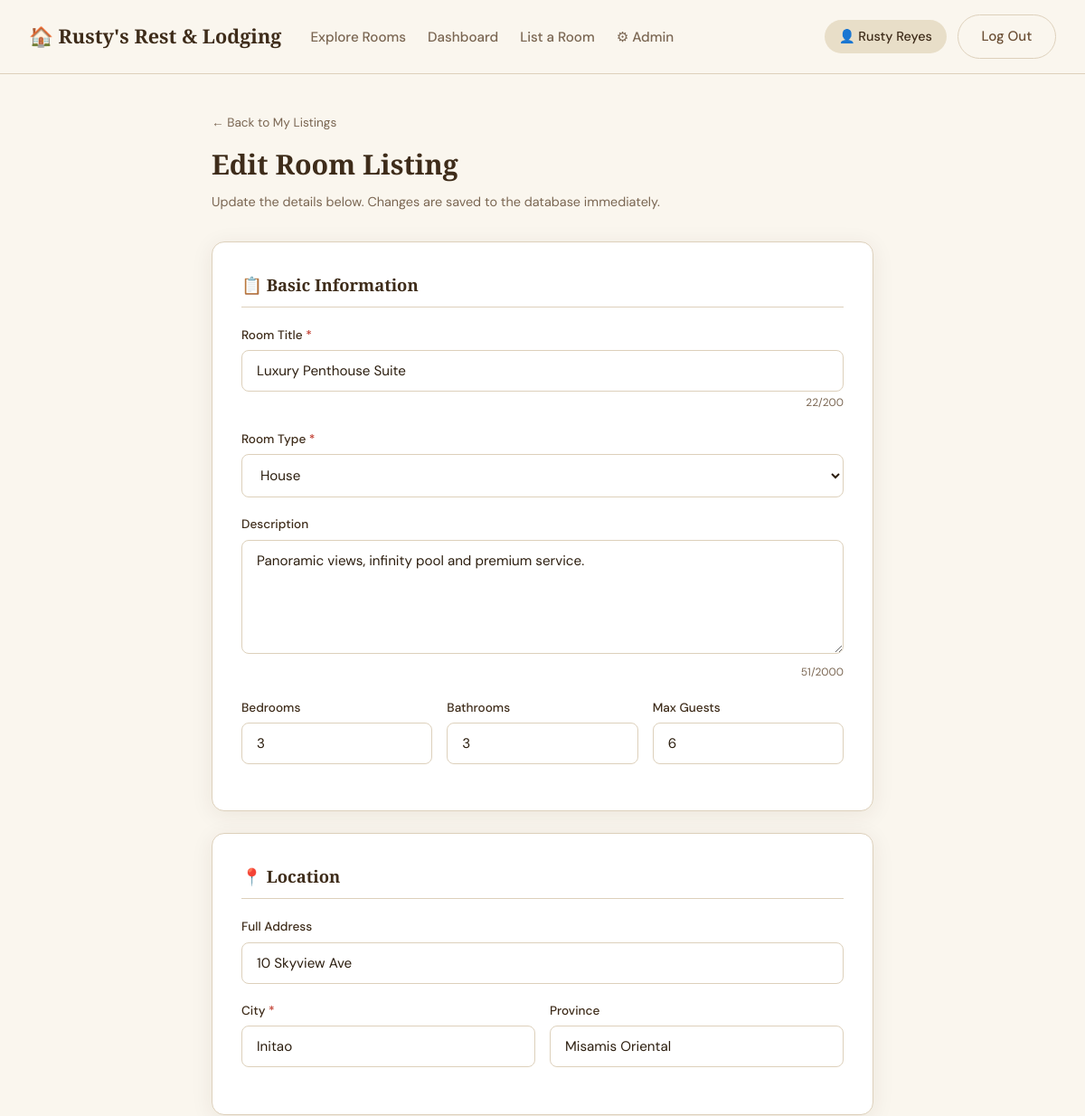
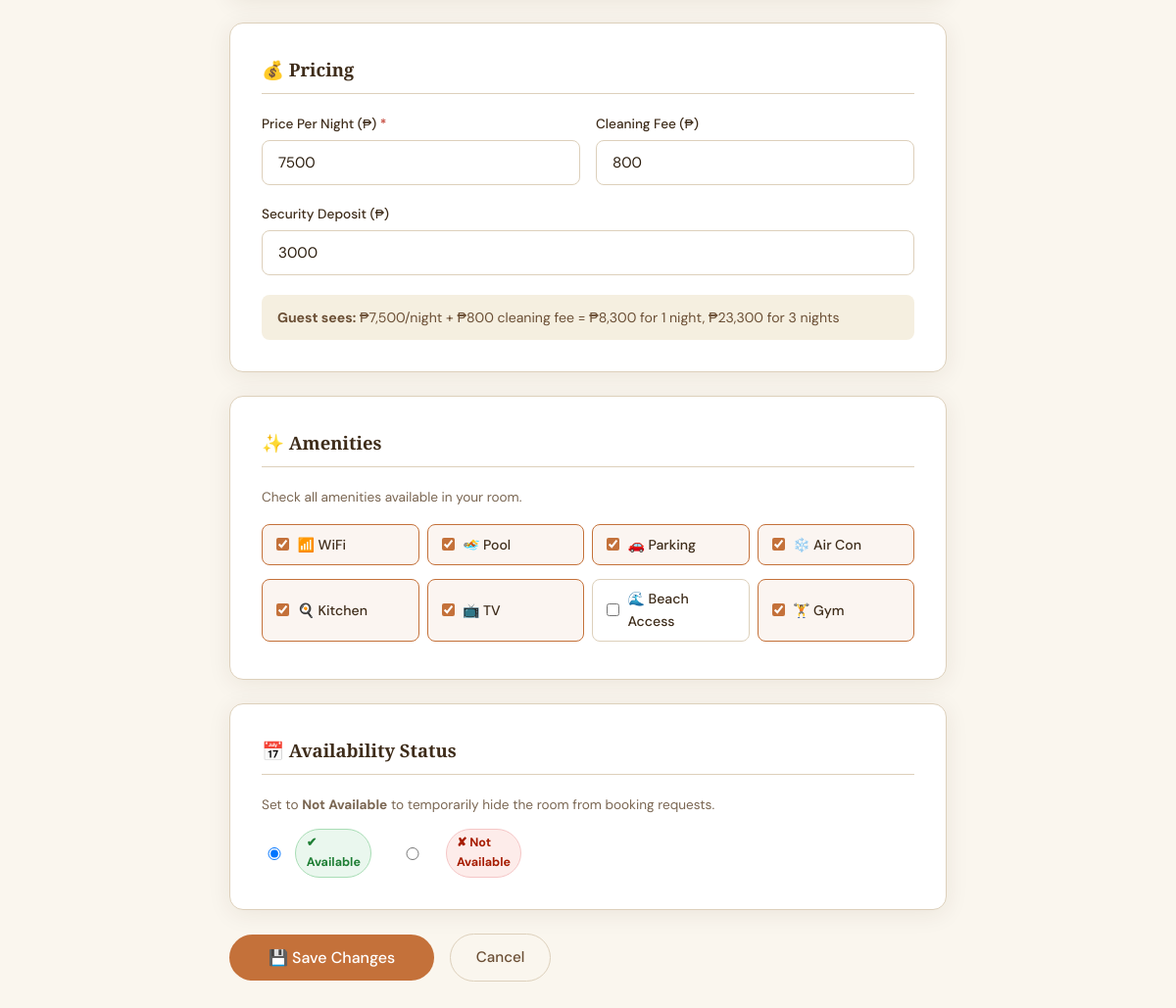
Page /edit-listing.php?id=5 (signed in) on the committed database (2 pictures, top to bottom).
### tables this page shows
CREATE TABLE IF NOT EXISTS listings (
  id                INT UNSIGNED   AUTO_INCREMENT PRIMARY KEY,
  host_id           INT UNSIGNED   NOT NULL,
  title             VARCHAR(200)   NOT NULL,
  type              VARCHAR(50)    NOT NULL,
  description       TEXT           DEFAULT NULL,
  address           VARCHAR(255)   DEFAULT NULL,
  city              VARCHAR(100)   NOT NULL,
  province          VARCHAR(100)   DEFAULT NULL,
  bedrooms          TINYINT UNSIGNED NOT NULL DEFAULT 1,
  bathrooms         TINYINT UNSIGNED NOT NULL DEFAULT 1,
  max_guests        TINYINT UNSIGNED NOT NULL DEFAULT 2,
  price_per_night   DECIMAL(10,2)  NOT NULL,
  cleaning_fee      DECIMAL(10,2)  NOT NULL DEFAULT 0.00,
  security_deposit  DECIMAL(10,2)  NOT NULL DEFAULT 0.00,
  amenities         JSON           DEFAULT NULL,
  cover_photo       VARCHAR(255)   DEFAULT NULL,
  rating            DECIMAL(3,2)   NOT NULL DEFAULT 0.00,
  review_count      INT UNSIGNED   NOT NULL DEFAULT 0,
  available         TINYINT(1)     NOT NULL DEFAULT 1,
  created_at        DATETIME NOT NULL DEFAULT CURRENT_TIMESTAMP,
  updated_at        DATETIME NOT NULL DEFAULT CURRENT_TIMESTAMP ON UPDATE CURRENT_TIMESTAMP,
  CONSTRAINT fk_listing_host FOREIGN KEY (host_id) REFERENCES users(id) ON DELETE CASCADE
);

### edit-listing.php (the view, shortened to what this page needs)
<?php
$listingId = cleanInt($_GET['id'] ?? 0);
try {
    $db   = getDB();
    $stmt = $db->prepare("
        SELECT * FROM listings WHERE id = ? LIMIT 1
    ");
    $stmt->execute([$listingId]);
    $listing = $stmt->fetch();
} catch (PDOException $e) {
    header('Location: dashboard.php?tab=listings');
    exit;
}
$currentAmenities = json_decode($listing['amenities'] ?? '[]', true) ?: [];
$jsonData  = json_decode(file_get_contents(__DIR__ . '/data.json'), true);
$allTypes  = $jsonData['property_types'] ?? [];
$allAmen   = $jsonData['amenities']      ?? [];
?>
<!DOCTYPE html>
<html lang="en">
<head>
  <link rel="stylesheet" href="style.css">
</head>
<body>
<?php include 'navbar.php'; ?>
<div class="edit-page">
  <div class="edit-header">
    <a href="dashboard.php?tab=listings"
       style="font-size:.85rem;color:var(--text-muted);display:inline-flex;align-items:center;gap:.35rem;margin-bottom:.75rem">
      ← Back to My Listings
    </a>
    <h1>Edit Room Listing</h1>
    <p>Update the details below. Changes are saved to the database immediately.</p>
  </div>
  <div class="edit-card">
    <h2>📋 Basic Information</h2>
    <div class="form-group">
      <label>Room Title <span style="color:#c0392b">*</span></label>
      <input type="text" id="e-title" maxlength="200"
             value="<?= htmlspecialchars($listing['title']) ?>"
             placeholder="e.g. Cozy Beachfront Suite with Ocean View"/>
      <div class="char-count"><span id="titleCount"><?= strlen($listing['title']) ?></span>/200</div>
    </div>
    <div class="form-group">
      <label>Room Type <span style="color:#c0392b">*</span></label>
      <select id="e-type">
        <?php foreach ($allTypes as $t): ?>
          <option value="<?= htmlspecialchars($t) ?>"
                  <?= $listing['type'] === $t ? 'selected' : '' ?>>
            <?= htmlspecialchars($t) ?>
          </option>
        <?php endforeach; ?>
      </select>
    </div>
    <div class="form-group">
      <label>Description</label>
      <textarea id="e-desc" rows="5" maxlength="2000"
                placeholder="Describe your room — views, vibe, nearby attractions…"><?= htmlspecialchars($listing['description'] ?? '') ?></textarea>
      <div class="char-count"><span id="descCount"><?= strlen($listing['description'] ?? '') ?></span>/2000</div>
    </div>
    <div class="form-row-3">
      <div class="form-group">
        <label>Bedrooms</label>
        <input type="number" id="e-beds" min="1" max="20"
               value="<?= (int)$listing['bedrooms'] ?>"/>
      </div>
      <div class="form-group">
        <label>Bathrooms</label>
        <input type="number" id="e-baths" min="1" max="20"
               value="<?= (int)$listing['bathrooms'] ?>"/>
      </div>
      <div class="form-group">
        <label>Max Guests</label>
        <input type="number" id="e-guests" min="1" max="30"
               value="<?= (int)$listing['max_guests'] ?>"/>
      </div>
    </div>
  </div>
  <div class="edit-card">
    <h2>📍 Location</h2>
    <div class="form-group">
      <label>Full Address</label>
      <input type="text" id="e-address"
             value="<?= htmlspecialchars($listing['address'] ?? '') ?>"
             placeholder="e.g. 1 Shoreline Dr, Panglao, Bohol"/>
    </div>
    <div class="form-row">
      <div class="form-group">
        <label>City <span style="color:#c0392b">*</span></label>
        <input type="text" id="e-city"
               value="<?= htmlspecialchars($listing['city']) ?>"
               placeholder="e.g. Panglao"/>
      </div>
      <div class="form-group">
        <label>Province</label>
        <input type="text" id="e-province"
               value="<?= htmlspecialchars($listing['province'] ?? '') ?>"
               placeholder="e.g. Bohol"/>
      </div>
    </div>
  </div>
  <div class="edit-card">
    <h2>💰 Pricing</h2>
    <div class="form-row">
      <div class="form-group">
        <label>Price Per Night (₱) <span style="color:#c0392b">*</span></label>
        <input type="number" id="e-price" min="1" step="50"
               value="<?= (float)$listing['price_per_night'] ?>"
               placeholder="e.g. 2500"/>
      </div>
      <div class="form-group">
        <label>Cleaning Fee (₱)</label>
        <input type="number" id="e-cleaning" min="0" step="50"
               value="<?= (float)$listing['cleaning_fee'] ?>"
               placeholder="e.g. 300"/>
      </div>
    </div>
    <div class="form-group">
      <label>Security Deposit (₱)</label>
      <input type="number" id="e-deposit" min="0" step="100"
             value="<?= (float)$listing['security_deposit'] ?>"
             placeholder="e.g. 1000"/>
    </div>
    <div class="price-preview" id="pricePreview">
      <strong>Guest sees:</strong>
      ₱<span id="prev-night">0</span>/night
      + ₱<span id="prev-clean">0</span> cleaning fee
      = ₱<span id="prev-total-1">0</span> for 1 night,
        ₱<span id="prev-total-3">0</span> for 3 nights
    </div>
  </div>
  <div class="edit-card">
    <h2>✨ Amenities</h2>
    <p style="color:var(--text-muted);font-size:.85rem;margin-bottom:1rem">
      Check all amenities available in your room.
    </p>
    <div class="amenity-grid">
      <?php foreach ($allAmen as $a): ?>
        <label class="amenity-check">
          <input type="checkbox" class="e-amenity" value="<?= htmlspecialchars($a['name']) ?>"
                 <?= in_array($a['name'], $currentAmenities) ? 'checked' : '' ?>>
          <?= $a['icon'] ?> <?= htmlspecialchars($a['name']) ?>
        </label>
      <?php endforeach; ?>
    </div>
  </div>
  <div class="edit-card">
    <h2>📅 Availability Status</h2>
    <p style="color:var(--text-muted);font-size:.85rem;margin-bottom:.85rem">
      Set to <strong>Not Available</strong> to temporarily hide the room from booking requests.
    </p>
    <div class="avail-radio-wrap">
      <label class="avail-radio-opt">
        <input type="radio" name="e-available" value="1"
               <?= $listing['available'] ? 'checked' : '' ?>>
        <span class="avail-badge-inline avail-yes">✔ Available</span>
      </label>
      <label class="avail-radio-opt">
        <input type="radio" name="e-available" value="0"
               <?= !$listing['available'] ? 'checked' : '' ?>>
        <span class="avail-badge-inline avail-no">✘ Not Available</span>
      </label>
    </div>
  </div>
  <div class="section-actions">
    <button class="btn-primary" id="saveBtn" style="padding:.8rem 2.5rem;font-size:1rem">
      💾 Save Changes
    </button>
    <a href="dashboard.php?tab=listings" class="btn-ghost">Cancel</a>
  </div>
</div>
</body>
</html>

### style.css (style rules this page uses)
:root { --beige: #F5EFE0; --beige-light: #FAF6EE; --beige-dark: #E8DEC8; --cream: #FDF9F3; --brown: #6B4F35; --brown-light: #9B7558; --brown-dark: #3E2C1A; --accent: #C4713A; --accent-hover: #A85E2B; --text: #2C1E0F; --text-muted: #7A6652; --border: #DDD0BB; --white: #FFFFFF; --shadow: 0 4px 24px rgba(60,35,10,.08); --shadow-lg: 0 12px 40px rgba(60,35,10,.14); --radius: 14px; --radius-sm: 8px; --t: .2s ease; --avail-yes-bg: #eaf7ee; --avail-yes-text: #1e7e34; --avail-yes-border:#a8ddb5; --avail-no-bg: #fdecea; --avail-no-text: #a61c00; --avail-no-border:#f5c6c6; }
*,*::before,*::after { box-sizing:border-box;margin:0;padding:0 }
html { scroll-behavior:smooth }
body { font-family:'DM Sans',sans-serif;background:var(--beige-light);color:var(--text);line-height:1.6 }
h1,h2,h3,h4 { font-family:'Playfair Display',serif;color:var(--brown-dark) }
a { color:var(--accent);text-decoration:none;transition:color var(--t) }
input,select,textarea { font-family:'DM Sans',sans-serif;font-size:.95rem;width:100%; padding:.75rem 1rem;border:1.5px solid var(--border); border-radius:var(--radius-sm);background:var(--white);color:var(--text); transition:border-color var(--t),box-shadow var(--t);outline:none }
textarea { resize:vertical }
label { display:block;font-size:.85rem;font-weight:500;color:var(--brown-dark);margin-bottom:.35rem }
.btn-primary { display:inline-block;padding:.7rem 1.6rem;background:var(--accent); color:var(--white);border:none;border-radius:50px;font-weight:500; cursor:pointer;transition:background var(--t),transform var(--t),box-shadow var(--t); font-family:'DM Sans',sans-serif;font-size:.95rem }
.btn-ghost { display:inline-block;padding:.7rem 1.6rem;background:transparent; color:var(--brown);border:1.5px solid var(--border);border-radius:50px; font-weight:500;cursor:pointer;transition:all var(--t); font-family:'DM Sans',sans-serif;font-size:.95rem }
.avail-yes { background:var(--avail-yes-bg);color:var(--avail-yes-text); border-color:var(--avail-yes-border) }
.avail-no { background:var(--avail-no-bg);color:var(--avail-no-text); border-color:var(--avail-no-border) }
.avail-badge-inline { display:inline-flex;align-items:center;gap:.3rem; padding:.25rem .65rem;border-radius:50px; font-size:.78rem;font-weight:700;border:1.5px solid transparent }
.avail-badge-inline.avail-yes { background:var(--avail-yes-bg);color:var(--avail-yes-text);border-color:var(--avail-yes-border) }
.avail-badge-inline.avail-no { background:var(--avail-no-bg);color:var(--avail-no-text);border-color:var(--avail-no-border) }
.form-group { margin-bottom:1.2rem }
.form-row { display:grid;grid-template-columns:1fr 1fr;gap:1rem }
.form-row-3 { display:grid;grid-template-columns:1fr 1fr 1fr;gap:1rem }
.amenity-grid { display:grid;grid-template-columns:repeat(2,1fr);gap:.5rem }
.amenity-check { display:flex;align-items:center;gap:.5rem;font-size:.9rem; padding:.6rem 1rem;border:1.5px solid var(--border);border-radius:var(--radius-sm); cursor:pointer;transition:all var(--t);width:auto }
.amenity-check input { width:auto }

### rows in the picture
listings: title "Luxury Penthouse Suite", title "22", description "Panoramic views, infinity pool and premium service.", description "51", bedrooms "3", bathrooms "3", max_guests "6", address "10 Skyview Ave", city "Initao", province "Misamis Oriental", price_per_night "7500", cleaning_fee "800", security_deposit "3000", amenities "☑", available "☑ ✔ Available", available "☐ ✘ Not Available"

### other values in the picture
$user['name'] "Rusty Reyes"
$a['icon'] "📶"
$a['name'] "WiFi"
$a['icon'] "🏊"
$a['name'] "Pool"
$a['icon'] "🚗"
$a['name'] "Parking"
$a['icon'] "❄️"
$a['name'] "Air Con"
$a['icon'] "🍳"
$a['name'] "Kitchen"
$a['icon'] "📺"
$a['name'] "TV"
$a['icon'] "🌊"
$a['name'] "Beach Access"
